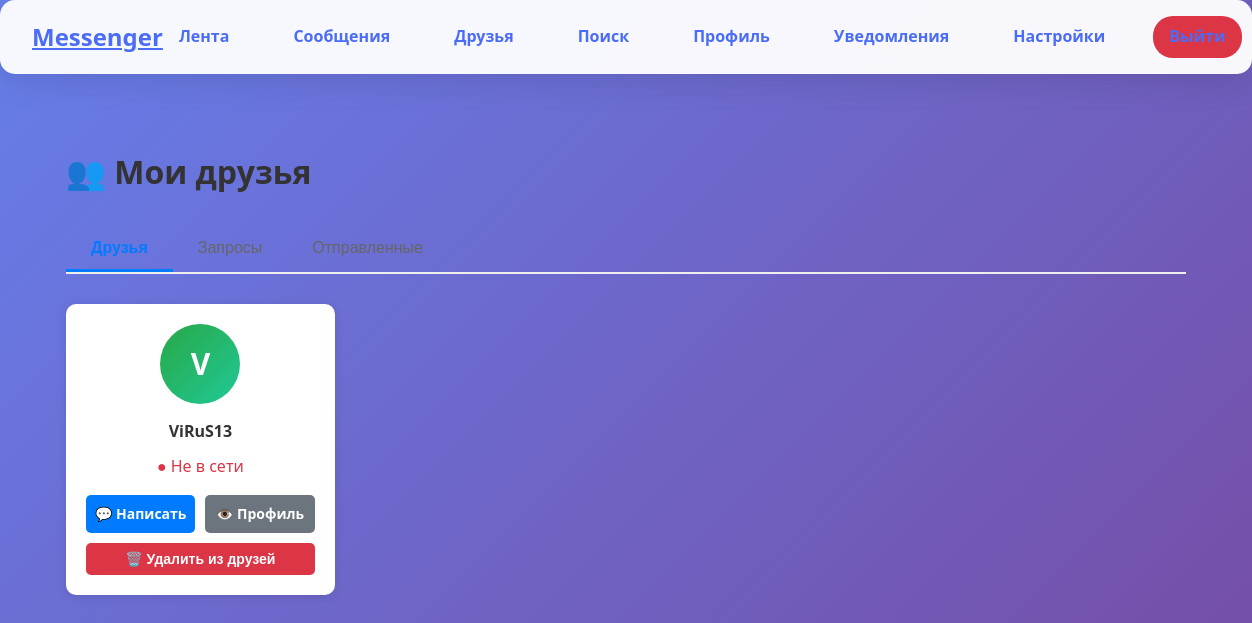
Page /friends (signed in) on the committed database.
### models.py (models this page shows, shortened)
class User(db.Model):
    id = db.Column(db.Integer, primary_key=True)
    username = db.Column(db.String(80), unique=True, nullable=False)
    email = db.Column(db.String(120), unique=True, nullable=True)
    password_hash = db.Column(db.String(200), nullable=False)
    created_at = db.Column(db.DateTime, default=datetime.utcnow)
    last_seen = db.Column(db.DateTime, default=datetime.utcnow)
    is_online = db.Column(db.Boolean, default=False)
    otp_secret = db.Column(db.String(32))
    is_2fa_enabled = db.Column(db.Boolean, default=False)
    posts = db.relationship('Post', backref='author', lazy='dynamic', cascade='all, delete-orphan')
    sent_messages = db.relationship('Message', foreign_keys='Message.sender_id',
                                   backref='sender', lazy='dynamic')
    received_messages = db.relationship('Message', foreign_keys='Message.receiver_id',
                                       backref='receiver', lazy='dynamic')
    comments = db.relationship('Comment', backref='author', lazy='dynamic')

### app.py (the view)
@app.route('/friends')
@login_required
def friends():
    current_user = User.query.get(session['user_id'])
    if not current_user:
        return redirect(url_for('auth.login'))
    current_user_id = current_user.id
    incoming_friendships = Friendship.query.filter(
        Friendship.friend_id == current_user_id,
        Friendship.status == 'pending'
    ).all()
    incoming_requests = []
    for friendship in incoming_friendships:
        user = User.query.get(friendship.user_id)
        if user:
            incoming_requests.append(user)
    outgoing_friendships = Friendship.query.filter(
        Friendship.user_id == current_user_id,
        Friendship.status == 'pending'
    ).all()
    outgoing_requests = []
    for friendship in outgoing_friendships:
        user = User.query.get(friendship.friend_id)
        if user:
            outgoing_requests.append(user)
    friendships_as_user = Friendship.query.filter(
        Friendship.user_id == current_user_id,
        Friendship.status == 'accepted'
    ).all()
    friendships_as_friend = Friendship.query.filter(
        Friendship.friend_id == current_user_id,
        Friendship.status == 'accepted'
    ).all()
    friends_list = []
    friend_ids = set()
    for friendship in friendships_as_user:
        friend = User.query.get(friendship.friend_id)
        if friend and friend.id not in friend_ids:
            friends_list.append(friend)
            friend_ids.add(friend.id)
    for friendship in friendships_as_friend:
        friend = User.query.get(friendship.user_id)
        if friend and friend.id not in friend_ids:
            friends_list.append(friend)
            friend_ids.add(friend.id)
    return render_template('friend/friends.html',
                         incoming_requests=incoming_requests,
                         outgoing_requests=outgoing_requests,
                         friends=friends_list,
                         current_user=current_user)

### app.py (called while the page is built)
@app.context_processor
def inject_user():
    if 'user_id' in session:
        user = User.query.get(session['user_id'])
        return {'current_user': user}
    return {}

@app.before_request
def update_last_seen():
    if 'user_id' in session:
        user = User.query.get(session['user_id'])
        if user:
            user.last_seen = datetime.utcnow()
            db.session.commit()

### auth.py (called while the page is built)
def login_required(f):
    @wraps(f)
    def decorated_function(*args, **kwargs):
        if 'user_id' not in session:
            if request.headers.get('X-Requested-With') == 'XMLHttpRequest':
                return {'error': 'Требуется авторизация'}, 401
            return redirect(url_for('auth.login'))
        return f(*args, **kwargs)
    return decorated_function

### templates/friend/friends.html (shortened to what this page needs)
{% extends "base.html" %}
{% block content %}
<div class="container">
    <h1 style="margin-bottom: 30px;">👥 Мои друзья</h1>
    <div style="margin-bottom: 30px;">
        <div class="tabs">
            <button class="tab-btn active" onclick="showTab('friends')">Друзья</button>
            <button class="tab-btn" onclick="showTab('incoming')">
                Запросы {% if incoming_requests %}({{ incoming_requests|length }}){% endif %}
            </button>
            <button class="tab-btn" onclick="showTab('sent')">
                Отправленные {% if outgoing_requests %}({{ outgoing_requests|length }}){% endif %}
            </button>
        </div>
    </div>
    <div id="friends-tab" class="tab-content active">
        {% if friends %}
        <div style="display: grid; grid-template-columns: repeat(auto-fill, minmax(250px, 1fr)); gap: 15px;">
            {% for friend in friends %}
            <div class="card" style="padding: 20px; text-align: center;">
                <div style="width: 80px; height: 80px;
                            background: linear-gradient(135deg, #28a745 0%, #20c997 100%);
                            color: white;
                            border-radius: 50%;
                            margin: 0 auto 15px;
                            display: flex;
                            align-items: center;
                            justify-content: center;
                            font-size: 30px;
                            font-weight: bold;">
                    {{ friend.username[:1].upper() }}
                </div>
                <h4 style="margin: 0 0 10px 0;">{{ friend.username }}</h4>
                <div style="margin-bottom: 15px; color: #666;">
                    {% if friend.is_online %}
                        <span style="color: #28a745;">● Онлайн</span>
                    {% else %}
                        <span style="color: #dc3545;">● Не в сети</span>
                    {% endif %}
                </div>
                <div style="display: flex; gap: 10px; margin-bottom: 10px;">
                    <a href="{{ url_for('chat', username=friend.username) }}"
                       class="btn"
                       style="flex: 1; padding: 8px;">
                        💬 Написать
                    </a>
                    <a href="{{ url_for('user_profile', username=friend.username) }}"
                       class="btn"
                       style="background: #6c757d; flex: 1; padding: 8px;">
                        👁️ Профиль
                    </a>
                </div>
                <form action="{{ url_for('remove_friend', friend_id=friend.id) }}"
                      method="POST"
                      style="margin-top: 5px;">
                    <button type="submit"
                            class="btn"
                            style="background: #dc3545; width: 100%; padding: 8px;"
                            data-friend-name="{{ friend.username }}">
                        🗑️ Удалить из друзей
                    </button>
                </form>
            </div>
            {% endfor %}
        </div>
        {% endif %}
    </div>
</div>
{% endblock %}

### static/css/style.css (style rules this page uses)
* { margin: 0; padding: 0; box-sizing: border-box; }
body { font-family: 'Segoe UI', Tahoma, Geneva, Verdana, sans-serif; background: linear-gradient(135deg, #667eea 0%, #764ba2 100%); min-height: 100vh; color: #333; line-height: 1.6; }
.container { max-width: 1200px; margin: 0 auto; padding: 20px; }
.card { background: white; border-radius: 15px; padding: 30px; margin-bottom: 30px; box-shadow: 0 10px 30px rgba(0, 0, 0, 0.08); transition: transform 0.3s ease; }
.btn { display: inline-block; background: #4a6cf7; color: white; border: none; padding: 12px 24px; border-radius: 10px; font-weight: 600; cursor: pointer; transition: all 0.3s ease; text-align: center; text-decoration: none; font-size: 16px; }

### templates/base.html (style rules this page uses)
.btn { display: inline-block; padding: 8px 20px; background: #007bff; color: white; border: none; border-radius: 5px; text-decoration: none; cursor: pointer; font-size: 14px; transition: background 0.3s; }
.card { background: white; border-radius: 10px; padding: 20px; box-shadow: 0 2px 10px rgba(0,0,0,0.1); margin-bottom: 20px; }

### templates/friend/friends.html (style rules this page uses)
.tabs { display: flex; border-bottom: 2px solid #eee; margin-bottom: 20px; }
.tab-btn { padding: 12px 25px; background: none; border: none; border-bottom: 3px solid transparent; font-size: 16px; cursor: pointer; color: #666; transition: all 0.3s; }
.tab-btn.active { color: #007bff; border-bottom: 3px solid #007bff; font-weight: bold; }
.tab-content { display: none; }
.tab-content.active { display: block; }

### rows in the picture
User: username "V", username "ViRuS13", is_online "● Не в сети"
